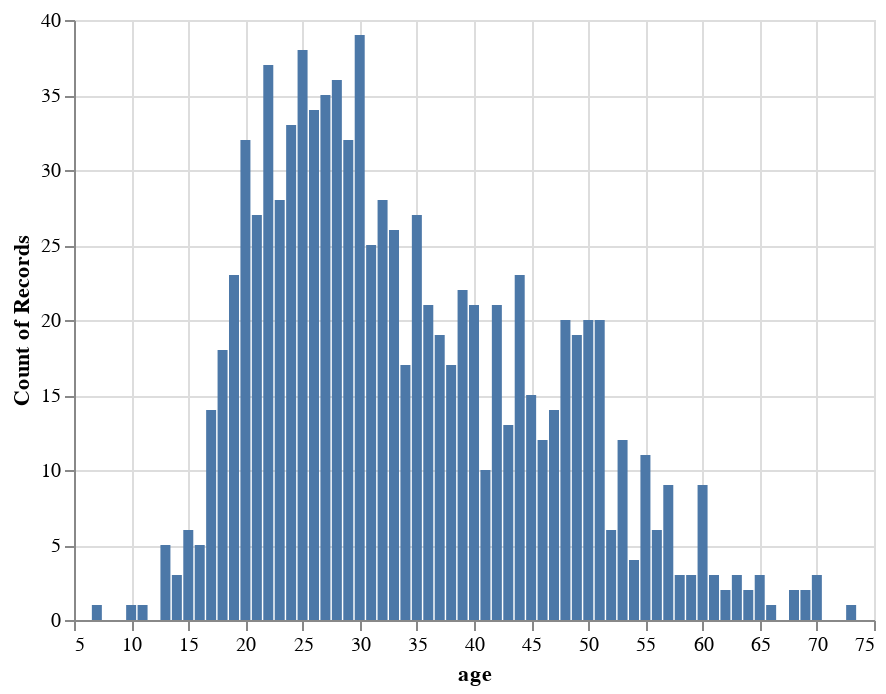

This figure's notebook cell:
### Code cell
alt.Chart(user_data).mark_bar().encode( # type:ignore
    x="age:Q",
    y="count()"
)

### Figure 1 — Vega-Lite specification as saved in the notebook (floating-point values rounded to 4 significant figures; data arrays with more than 128 entries replaced by an {"elided": "..."} marker saying what was removed)
{"config": {"view": {"continuousWidth": 400, "continuousHeight": 300}}, "data": {"name": "data-79be3bfdabd79c1ad2394b52981fddab"}, "mark": "bar", "encoding": {"x": {"field": "age", "type": "quantitative"}, "y": {"aggregate": "count", "type": "quantitative"}}, "$schema": "https://vega.github.io/schema/vega-lite/v4.17.0.json", "datasets": {"data-79be3bfdabd79c1ad2394b52981fddab": {"elided": "943 records"}}}
